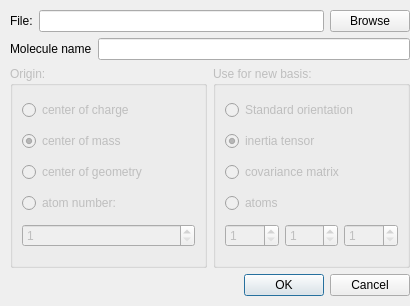
<?xml version="1.0" encoding="UTF-8"?>
<ui version="4.0">
 <class>ImportDialog</class>
 <widget class="QDialog" name="ImportDialog">
  <property name="geometry">
   <rect>
    <x>0</x>
    <y>0</y>
    <width>410</width>
    <height>306</height>
   </rect>
  </property>
  <property name="minimumSize">
   <size>
    <width>410</width>
    <height>306</height>
   </size>
  </property>
  <property name="maximumSize">
   <size>
    <width>410</width>
    <height>306</height>
   </size>
  </property>
  <property name="windowTitle">
   <string>Dialog</string>
  </property>
  <widget class="QWidget" name="layoutWidget">
   <property name="geometry">
    <rect>
     <x>10</x>
     <y>10</y>
     <width>400</width>
     <height>286</height>
    </rect>
   </property>
   <layout class="QVBoxLayout" name="verticalLayout_4">
    <item>
     <layout class="QVBoxLayout" name="verticalLayout_3">
      <item>
       <layout class="QHBoxLayout" name="file">
        <item>
         <widget class="QLabel" name="label">
          <property name="text">
           <string>File:</string>
          </property>
         </widget>
        </item>
        <item>
         <widget class="QLineEdit" name="filename">
          <property name="readOnly">
           <bool>true</bool>
          </property>
         </widget>
        </item>
        <item>
         <widget class="QPushButton" name="filedialog">
          <property name="text">
           <string>Browse</string>
          </property>
         </widget>
        </item>
       </layout>
      </item>
      <item>
       <layout class="QHBoxLayout" name="horizontalLayout">
        <item>
         <widget class="QLabel" name="label_2">
          <property name="text">
           <string>Molecule name</string>
          </property>
         </widget>
        </item>
        <item>
         <widget class="QLineEdit" name="moleculeName"/>
        </item>
       </layout>
      </item>
      <item>
       <layout class="QHBoxLayout" name="settings">
        <item>
         <widget class="QGroupBox" name="origin">
          <property name="enabled">
           <bool>false</bool>
          </property>
          <property name="title">
           <string>Origin:</string>
          </property>
          <layout class="QVBoxLayout" name="verticalLayout">
           <item>
            <widget class="QRadioButton" name="coc">
             <property name="text">
              <string>center of charge</string>
             </property>
             <property name="checked">
              <bool>false</bool>
             </property>
            </widget>
           </item>
           <item>
            <widget class="QRadioButton" name="com">
             <property name="text">
              <string>center of mass</string>
             </property>
             <property name="checked">
              <bool>true</bool>
             </property>
            </widget>
           </item>
           <item>
            <widget class="QRadioButton" name="cog">
             <property name="text">
              <string>center of geometry</string>
             </property>
            </widget>
           </item>
           <item>
            <widget class="QRadioButton" name="coa">
             <property name="text">
              <string>atom number:</string>
             </property>
            </widget>
           </item>
           <item>
            <widget class="QSpinBox" name="an">
             <property name="enabled">
              <bool>false</bool>
             </property>
             <property name="minimum">
              <number>1</number>
             </property>
            </widget>
           </item>
          </layout>
         </widget>
        </item>
        <item>
         <widget class="QGroupBox" name="basis">
          <property name="enabled">
           <bool>false</bool>
          </property>
          <property name="title">
           <string>Use for new basis:</string>
          </property>
          <layout class="QVBoxLayout" name="verticalLayout_2">
           <item>
            <widget class="QRadioButton" name="stdori">
             <property name="text">
              <string>Standard orientation</string>
             </property>
             <property name="checked">
              <bool>false</bool>
             </property>
            </widget>
           </item>
           <item>
            <widget class="QRadioButton" name="inert">
             <property name="text">
              <string>inertia tensor</string>
             </property>
             <property name="checked">
              <bool>true</bool>
             </property>
            </widget>
           </item>
           <item>
            <widget class="QRadioButton" name="covar">
             <property name="text">
              <string>covariance matrix</string>
             </property>
             <property name="checked">
              <bool>false</bool>
             </property>
            </widget>
           </item>
           <item>
            <widget class="QRadioButton" name="atoms">
             <property name="text">
              <string>atoms</string>
             </property>
            </widget>
           </item>
           <item>
            <layout class="QHBoxLayout" name="atom_numbers">
             <item>
              <widget class="QSpinBox" name="atom1">
               <property name="enabled">
                <bool>false</bool>
               </property>
               <property name="minimum">
                <number>1</number>
               </property>
               <property name="value">
                <number>1</number>
               </property>
              </widget>
             </item>
             <item>
              <widget class="QSpinBox" name="atom2">
               <property name="enabled">
                <bool>false</bool>
               </property>
               <property name="minimum">
                <number>1</number>
               </property>
              </widget>
             </item>
             <item>
              <widget class="QSpinBox" name="atom3">
               <property name="enabled">
                <bool>false</bool>
               </property>
               <property name="minimum">
                <number>1</number>
               </property>
              </widget>
             </item>
            </layout>
           </item>
          </layout>
         </widget>
        </item>
       </layout>
      </item>
     </layout>
    </item>
    <item>
     <widget class="QDialogButtonBox" name="buttonBox">
      <property name="cursor">
       <cursorShape>ArrowCursor</cursorShape>
      </property>
      <property name="autoFillBackground">
       <bool>false</bool>
      </property>
      <property name="orientation">
       <enum>Qt::Horizontal</enum>
      </property>
      <property name="standardButtons">
       <set>QDialogButtonBox::Cancel|QDialogButtonBox::Ok</set>
      </property>
     </widget>
    </item>
   </layout>
  </widget>
 </widget>
 <resources/>
 <connections>
  <connection>
   <sender>buttonBox</sender>
   <signal>accepted()</signal>
   <receiver>ImportDialog</receiver>
   <slot>accept()</slot>
   <hints>
    <hint type="sourcelabel">
     <x>248</x>
     <y>254</y>
    </hint>
    <hint type="destinationlabel">
     <x>157</x>
     <y>274</y>
    </hint>
   </hints>
  </connection>
  <connection>
   <sender>buttonBox</sender>
   <signal>rejected()</signal>
   <receiver>ImportDialog</receiver>
   <slot>reject()</slot>
   <hints>
    <hint type="sourcelabel">
     <x>316</x>
     <y>260</y>
    </hint>
    <hint type="destinationlabel">
     <x>286</x>
     <y>274</y>
    </hint>
   </hints>
  </connection>
 </connections>
</ui>
